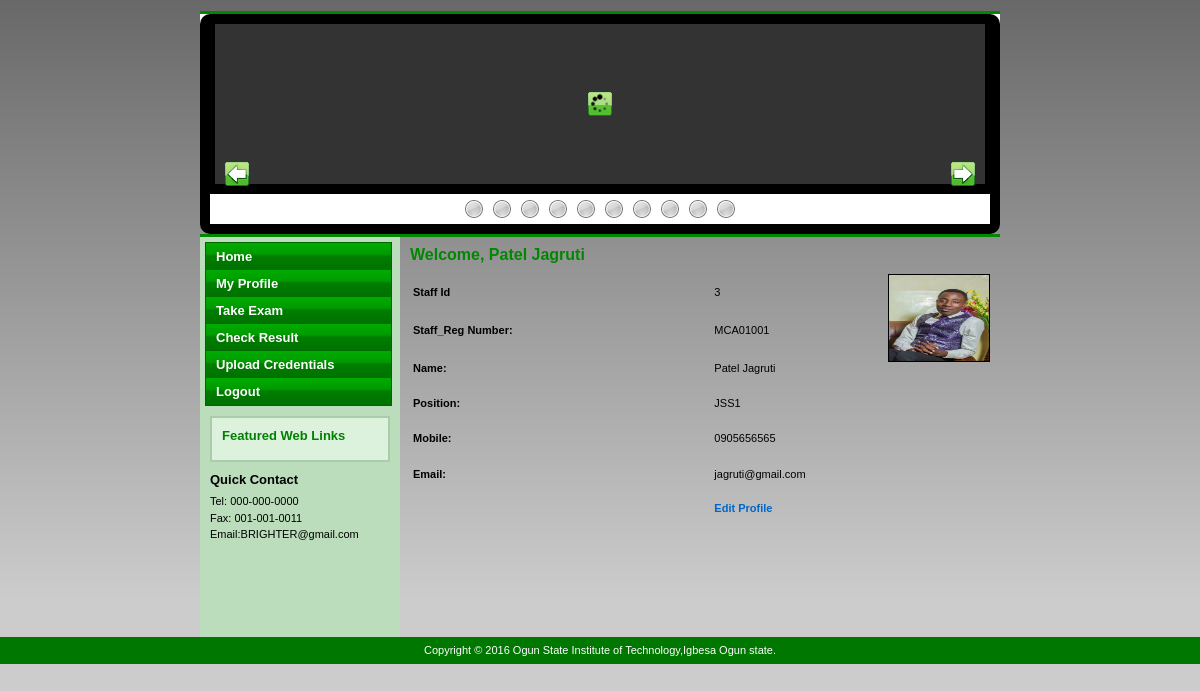
/Student/Profile.php (signed in), run on the app's committed database.
### tables this page shows
CREATE TABLE `student_registration` (
  `Student_Id` int(11) NOT NULL,
  `RollNumber` varchar(20) NOT NULL,
  `Name` varchar(20) NOT NULL,
  `Faculty` varchar(100) NOT NULL,
  `Email` varchar(20) NOT NULL,
  `Mobile` varchar(10) NOT NULL,
  `UserName` varchar(20) NOT NULL,
  `Password` varchar(20) NOT NULL,
  `passport` text NOT NULL,
  `resume` text NOT NULL,
  `dateReg` date NOT NULL
);

### Student/Profile.php (the view, shortened to what this page needs)
<!DOCTYPE html PUBLIC "-//W3C//DTD XHTML 1.0 Transitional//EN" "http://www.w3.org/TR/xhtml1/DTD/xhtml1-transitional.dtd">
<html xmlns="http://www.w3.org/1999/xhtml">
<head>
<link href="../templatemo_style.css" rel="stylesheet" type="text/css" />
	<link rel="stylesheet" type="text/css" href="../sliderman.css" />
</head>
<body>
<div id="templatemo_container">
  <div class="templatemo_line"></div>
  <div id="templatemo_header">
  <?php include_once('slider.php');?>
  <div class="templatemo_line"></div>
    <div id="templatemo_content">
    <div id="templatemo_left_column">
	<div class="section_box">
        <div class="subtitle">Featured Web Links</div>
      </div>
   	  <div class="text_area" align="justify">
        <div class="subtitle">Quick Contact</div>
          Tel: 000-000-0000<br />
          Fax: 001-001-0011<br />
          Email:BRIGHTER@gmail.com <br />
          <br />
      </div>
    </div>
      <div id="templatemo_right_column">
   	 		<div class="text_area" align="justify">
<div class="title"><?php echo 'Welcome, '.$_SESSION['Name'];?></div>
			<?php
$Id=$_SESSION['ID'];
$sql = "select * from student_registration where RollNumber='".$Id."'";
$result = mysql_query($sql);
while($row = mysql_fetch_array($result))
{
$Id=$row['Student_Id'];
$RollNumber=$row['RollNumber'];
$Name=$row['Name'];
$Faculty=$row['Faculty'];
$Email=$row['Email'];
$Mobile=$row['Mobile'];
}
?>
         <?php
$con = mysql_connect("localhost","root");
$sql = "select * from student_registration where RollNumber = '".$_SESSION['ID']."'";
$result = mysql_query($sql,$con);
$row = mysql_fetch_array($result);
?>
<img style="margin-left:-250px" src="<?php echo "../passport/".$row['passport'].""?>" title="<?php echo $_SESSION['Name'];?>" width="100" height="86" class="templatemo_pic" />
                      <table width="100%"  border="0">
                        <tr>
                          <td height="32"><span class="style8"><strong>Staff Id</strong></span></td>
                          <td><?php echo $Id;?></td>
                        </tr>
                        <tr>
                          <td height="36"><span class="style8"><strong>Staff_Reg Number:</strong></span></td>
                          <td><?php echo $RollNumber;?></td>
                        </tr>
                        <tr>
                          <td height="31"><strong>Name:</strong></td>
                          <td><?php echo $Name;?></td>
                        </tr>
                        <tr>
                          <td height="31"><strong>Position:</strong></td>
                          <td><?php echo $Faculty;?></td>
                        </tr>
                        <tr>
                          <td height="31"><strong>Mobile:</strong></td>
                          <td><?php echo $Mobile;?></td>
                        </tr>
                        <tr>
                          <td height="33"><strong>Email:</strong></td>
                          <td><?php echo $Email;?></td>
                        </tr>
                        <tr>
                          <td height="28"></td>
                          <td><a href="EditProfile.php?Id=<?php echo $Id;?>"><strong>Edit Profile</strong></a></td>
                        </tr>
                      </table>
	<p>&nbsp;</p>
	<h1>&nbsp;</h1>
	  </div>
	</div>
</div>
</div>
	</div>
	<div id="templatemo_footer" align="center">
  <?php include_once('footer.php');?></div></div></body>
</body>
</html>

### templatemo_style.css (style rules this page uses)
body { margin:0; padding:0; line-height: 1.5em; font-family: Verdana, Arial, Helvetica, sans-serif; font-size: 11px; background: #CCCCCC url(images/templatemo_bg.gif) repeat-x; }
a:link { color: #0066CC; text-decoration: none }
#templatemo_container { width: 800px; margin: auto; background: #FFFFFF; }
#templatemo_header { clear: left; height: 160px; }
#templatemo_content { width: 800px; }
#templatemo_left_column { background: #BBDDBB; float: left; width: 200px; min-height: 400px; }
#templatemo_right_column { float: left; width: 600px; min-height: 400px; }
#templatemo_footer { clear: left; background: #007700; padding: 5px; color: #FFFFFF; }
.templatemo_line { clear: left; height: 3px; background: #008800; }
.templatemo_pic { float: right; margin-left: 10px; border: 1px solid #000000; }
.section_box { margin: 10px; padding: 10px; border: 2px solid #AACCAA; background: #DDF2DD; color: #008000; }
.text_area { margin: 10px; }
.title { padding-bottom: 10px; font-size: 16px; font-weight: bold; color: #008800; }
.subtitle { padding-bottom: 5px; font-family: Verdana, Arial, Helvetica, sans-serif; font-size: 13px; font-weight: bold; }

### data on the page
student_registration: passport (picture), Student_Id "3", RollNumber "MCA01001", Name "Patel Jagruti", Faculty "JSS1", Mobile "0905656565", Email "jagruti@gmail.com"

### other printed values
$_SESSION['Name'] "Patel Jagruti"
